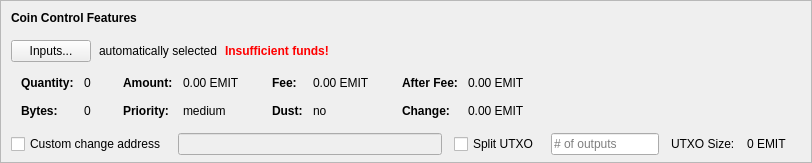
    <widget class="QFrame" name="frameCoinControl">
     <property name="sizePolicy">
      <sizepolicy hsizetype="Expanding" vsizetype="Expanding">
       <horstretch>0</horstretch>
       <verstretch>0</verstretch>
      </sizepolicy>
     </property>
     <property name="maximumSize">
      <size>
       <width>16777215</width>
       <height>16777215</height>
      </size>
     </property>
     <property name="frameShape">
      <enum>QFrame::StyledPanel</enum>
     </property>
     <property name="frameShadow">
      <enum>QFrame::Sunken</enum>
     </property>
     <layout class="QVBoxLayout" name="verticalLayoutCoinControl2">
      <property name="spacing">
       <number>0</number>
      </property>
      <property name="leftMargin">
       <number>0</number>
      </property>
      <property name="topMargin">
       <number>0</number>
      </property>
      <property name="rightMargin">
       <number>0</number>
      </property>
      <property name="bottomMargin">
       <number>6</number>
      </property>
      <item>
       <layout class="QVBoxLayout" name="verticalLayoutCoinControl" stretch="0,0,0,0,1">
        <property name="spacing">
         <number>0</number>
        </property>
        <property name="leftMargin">
         <number>10</number>
        </property>
        <property name="topMargin">
         <number>10</number>
        </property>
        <item>
         <layout class="QHBoxLayout" name="horizontalLayoutCoinControl1">
          <property name="bottomMargin">
           <number>15</number>
          </property>
          <item>
           <widget class="QLabel" name="labelCoinControlFeatures">
            <property name="sizePolicy">
             <sizepolicy hsizetype="Preferred" vsizetype="Maximum">
              <horstretch>0</horstretch>
              <verstretch>0</verstretch>
             </sizepolicy>
            </property>
            <property name="font">
             <font>
              <weight>75</weight>
              <bold>true</bold>
             </font>
            </property>
            <property name="styleSheet">
             <string notr="true">font-weight:bold;</string>
            </property>
            <property name="text">
             <string>Coin Control Features</string>
            </property>
           </widget>
          </item>
         </layout>
        </item>
        <item>
         <layout class="QHBoxLayout" name="horizontalLayoutCoinControl2" stretch="0,0,0,0">
          <property name="spacing">
           <number>8</number>
          </property>
          <property name="bottomMargin">
           <number>10</number>
          </property>
          <item>
           <widget class="QPushButton" name="pushButtonCoinControl">
            <property name="styleSheet">
             <string notr="true"/>
            </property>
            <property name="text">
             <string>Inputs...</string>
            </property>
            <property name="autoDefault">
             <bool>false</bool>
            </property>
           </widget>
          </item>
          <item>
           <widget class="QLabel" name="labelCoinControlAutomaticallySelected">
            <property name="text">
             <string>automatically selected</string>
            </property>
            <property name="margin">
             <number>5</number>
            </property>
           </widget>
          </item>
          <item>
           <widget class="QLabel" name="labelCoinControlInsuffFunds">
            <property name="font">
             <font>
              <weight>75</weight>
              <bold>true</bold>
             </font>
            </property>
            <property name="styleSheet">
             <string notr="true">color:red;font-weight:bold;</string>
            </property>
            <property name="text">
             <string>Insufficient funds!</string>
            </property>
            <property name="margin">
             <number>5</number>
            </property>
           </widget>
          </item>
          <item>
           <spacer name="horizontalSpacerCoinControl">
            <property name="orientation">
             <enum>Qt::Horizontal</enum>
            </property>
            <property name="sizeHint" stdset="0">
             <size>
              <width>40</width>
              <height>1</height>
             </size>
            </property>
           </spacer>
          </item>
         </layout>
        </item>
        <item>
         <widget class="QWidget" name="widgetCoinControl" native="true">
          <property name="sizePolicy">
           <sizepolicy hsizetype="Preferred" vsizetype="Preferred">
            <horstretch>0</horstretch>
            <verstretch>0</verstretch>
           </sizepolicy>
          </property>
          <property name="minimumSize">
           <size>
            <width>0</width>
            <height>0</height>
           </size>
          </property>
          <property name="styleSheet">
           <string notr="true"/>
          </property>
          <layout class="QHBoxLayout" name="horizontalLayoutCoinControl5">
           <property name="leftMargin">
            <number>0</number>
           </property>
           <property name="topMargin">
            <number>0</number>
           </property>
           <property name="rightMargin">
            <number>0</number>
           </property>
           <property name="bottomMargin">
            <number>0</number>
           </property>
           <item>
            <layout class="QHBoxLayout" name="horizontalLayoutCoinControl3" stretch="0,0,0,1">
             <property name="spacing">
              <number>20</number>
             </property>
             <property name="topMargin">
              <number>0</number>
             </property>
             <property name="bottomMargin">
              <number>10</number>
             </property>
             <item>
              <layout class="QFormLayout" name="formLayoutCoinControl1">
               <property name="horizontalSpacing">
                <number>10</number>
               </property>
               <property name="verticalSpacing">
                <number>14</number>
               </property>
               <property name="leftMargin">
                <number>10</number>
               </property>
               <property name="topMargin">
                <number>4</number>
               </property>
               <property name="rightMargin">
                <number>6</number>
               </property>
               <item row="0" column="0">
                <widget class="QLabel" name="labelCoinControlQuantityText">
                 <property name="font">
                  <font>
                   <weight>75</weight>
                   <bold>true</bold>
                  </font>
                 </property>
                 <property name="text">
                  <string>Quantity:</string>
                 </property>
                 <property name="margin">
                  <number>0</number>
                 </property>
                </widget>
               </item>
               <item row="0" column="1">
                <widget class="QLabel" name="labelCoinControlQuantity">
                 <property name="cursor">
                  <cursorShape>IBeamCursor</cursorShape>
                 </property>
                 <property name="contextMenuPolicy">
                  <enum>Qt::ActionsContextMenu</enum>
                 </property>
                 <property name="text">
                  <string notr="true">0</string>
                 </property>
                 <property name="margin">
                  <number>0</number>
                 </property>
                 <property name="textInteractionFlags">
                  <set>Qt::LinksAccessibleByMouse|Qt::TextSelectableByKeyboard|Qt::TextSelectableByMouse</set>
                 </property>
                </widget>
               </item>
               <item row="1" column="0">
                <widget class="QLabel" name="labelCoinControlBytesText">
                 <property name="font">
                  <font>
                   <weight>75</weight>
                   <bold>true</bold>
                  </font>
                 </property>
                 <property name="text">
                  <string>Bytes:</string>
                 </property>
                </widget>
               </item>
               <item row="1" column="1">
                <widget class="QLabel" name="labelCoinControlBytes">
                 <property name="cursor">
                  <cursorShape>IBeamCursor</cursorShape>
                 </property>
                 <property name="contextMenuPolicy">
                  <enum>Qt::ActionsContextMenu</enum>
                 </property>
                 <property name="text">
                  <string notr="true">0</string>
                 </property>
                 <property name="textInteractionFlags">
                  <set>Qt::LinksAccessibleByMouse|Qt::TextSelectableByKeyboard|Qt::TextSelectableByMouse</set>
                 </property>
                </widget>
               </item>
              </layout>
             </item>
             <item>
              <layout class="QFormLayout" name="formLayoutCoinControl2">
               <property name="horizontalSpacing">
                <number>10</number>
               </property>
               <property name="verticalSpacing">
                <number>14</number>
               </property>
               <property name="leftMargin">
                <number>6</number>
               </property>
               <property name="topMargin">
                <number>4</number>
               </property>
               <property name="rightMargin">
                <number>6</number>
               </property>
               <item row="0" column="0">
                <widget class="QLabel" name="labelCoinControlAmountText">
                 <property name="font">
                  <font>
                   <weight>75</weight>
                   <bold>true</bold>
                  </font>
                 </property>
                 <property name="text">
                  <string>Amount:</string>
                 </property>
                 <property name="margin">
                  <number>0</number>
                 </property>
                </widget>
               </item>
               <item row="0" column="1">
                <widget class="QLabel" name="labelCoinControlAmount">
                 <property name="cursor">
                  <cursorShape>IBeamCursor</cursorShape>
                 </property>
                 <property name="contextMenuPolicy">
                  <enum>Qt::ActionsContextMenu</enum>
                 </property>
                 <property name="text">
                  <string notr="true">0.00 EMIT</string>
                 </property>
                 <property name="textInteractionFlags">
                  <set>Qt::LinksAccessibleByMouse|Qt::TextSelectableByKeyboard|Qt::TextSelectableByMouse</set>
                 </property>
                </widget>
               </item>
               <item row="1" column="0">
                <widget class="QLabel" name="labelCoinControlPriorityText">
                 <property name="font">
                  <font>
                   <weight>75</weight>
                   <bold>true</bold>
                  </font>
                 </property>
                 <property name="text">
                  <string>Priority:</string>
                 </property>
                </widget>
               </item>
               <item row="1" column="1">
                <widget class="QLabel" name="labelCoinControlPriority">
                 <property name="cursor">
                  <cursorShape>IBeamCursor</cursorShape>
                 </property>
                 <property name="contextMenuPolicy">
                  <enum>Qt::ActionsContextMenu</enum>
                 </property>
                 <property name="text">
                  <string>medium</string>
                 </property>
                 <property name="textInteractionFlags">
                  <set>Qt::LinksAccessibleByMouse|Qt::TextSelectableByKeyboard|Qt::TextSelectableByMouse</set>
                 </property>
                </widget>
               </item>
              </layout>
             </item>
             <item>
              <layout class="QFormLayout" name="formLayoutCoinControl3">
               <property name="horizontalSpacing">
                <number>10</number>
               </property>
               <property name="verticalSpacing">
                <number>14</number>
               </property>
               <property name="leftMargin">
                <number>6</number>
               </property>
               <property name="topMargin">
                <number>4</number>
               </property>
               <property name="rightMargin">
                <number>6</number>
               </property>
               <item row="0" column="0">
                <widget class="QLabel" name="labelCoinControlFeeText">
                 <property name="font">
                  <font>
                   <weight>75</weight>
                   <bold>true</bold>
                  </font>
                 </property>
                 <property name="text">
                  <string>Fee:</string>
                 </property>
                 <property name="margin">
                  <number>0</number>
                 </property>
                </widget>
               </item>
               <item row="0" column="1">
                <widget class="QLabel" name="labelCoinControlFee">
                 <property name="cursor">
                  <cursorShape>IBeamCursor</cursorShape>
                 </property>
                 <property name="contextMenuPolicy">
                  <enum>Qt::ActionsContextMenu</enum>
                 </property>
                 <property name="text">
                  <string notr="true">0.00 EMIT</string>
                 </property>
                 <property name="textInteractionFlags">
                  <set>Qt::LinksAccessibleByMouse|Qt::TextSelectableByKeyboard|Qt::TextSelectableByMouse</set>
                 </property>
                </widget>
               </item>
               <item row="1" column="0">
                <widget class="QLabel" name="labelCoinControlLowOutputText">
                 <property name="font">
                  <font>
                   <weight>75</weight>
                   <bold>true</bold>
                  </font>
                 </property>
                 <property name="text">
                  <string>Dust:</string>
                 </property>
                </widget>
               </item>
               <item row="1" column="1">
                <widget class="QLabel" name="labelCoinControlLowOutput">
                 <property name="cursor">
                  <cursorShape>IBeamCursor</cursorShape>
                 </property>
                 <property name="contextMenuPolicy">
                  <enum>Qt::ActionsContextMenu</enum>
                 </property>
                 <property name="text">
                  <string>no</string>
                 </property>
                 <property name="textInteractionFlags">
                  <set>Qt::LinksAccessibleByMouse|Qt::TextSelectableByKeyboard|Qt::TextSelectableByMouse</set>
                 </property>
                </widget>
               </item>
              </layout>
             </item>
             <item>
              <layout class="QFormLayout" name="formLayoutCoinControl4">
               <property name="horizontalSpacing">
                <number>10</number>
               </property>
               <property name="verticalSpacing">
                <number>14</number>
               </property>
               <property name="leftMargin">
                <number>6</number>
               </property>
               <property name="topMargin">
                <number>4</number>
               </property>
               <property name="rightMargin">
                <number>6</number>
               </property>
               <item row="0" column="0">
                <widget class="QLabel" name="labelCoinControlAfterFeeText">
                 <property name="font">
                  <font>
                   <weight>75</weight>
                   <bold>true</bold>
                  </font>
                 </property>
                 <property name="text">
                  <string>After Fee:</string>
                 </property>
                 <property name="margin">
                  <number>0</number>
                 </property>
                </widget>
               </item>
               <item row="0" column="1">
                <widget class="QLabel" name="labelCoinControlAfterFee">
                 <property name="cursor">
                  <cursorShape>IBeamCursor</cursorShape>
                 </property>
                 <property name="contextMenuPolicy">
                  <enum>Qt::ActionsContextMenu</enum>
                 </property>
                 <property name="text">
                  <string notr="true">0.00 EMIT</string>
                 </property>
                 <property name="textInteractionFlags">
                  <set>Qt::LinksAccessibleByMouse|Qt::TextSelectableByKeyboard|Qt::TextSelectableByMouse</set>
                 </property>
                </widget>
               </item>
               <item row="1" column="0">
                <widget class="QLabel" name="labelCoinControlChangeText">
                 <property name="font">
                  <font>
                   <weight>75</weight>
                   <bold>true</bold>
                  </font>
                 </property>
                 <property name="text">
                  <string>Change:</string>
                 </property>
                </widget>
               </item>
               <item row="1" column="1">
                <widget class="QLabel" name="labelCoinControlChange">
                 <property name="cursor">
                  <cursorShape>IBeamCursor</cursorShape>
                 </property>
                 <property name="contextMenuPolicy">
                  <enum>Qt::ActionsContextMenu</enum>
                 </property>
                 <property name="text">
                  <string notr="true">0.00 EMIT</string>
                 </property>
                 <property name="textInteractionFlags">
                  <set>Qt::LinksAccessibleByMouse|Qt::TextSelectableByKeyboard|Qt::TextSelectableByMouse</set>
                 </property>
                </widget>
               </item>
              </layout>
             </item>
            </layout>
           </item>
          </layout>
         </widget>
        </item>
        <item>
         <layout class="QHBoxLayout" name="horizontalLayoutCoinControl4" stretch="0,0,0,0,0,0,0">
          <property name="spacing">
           <number>12</number>
          </property>
          <property name="sizeConstraint">
           <enum>QLayout::SetDefaultConstraint</enum>
          </property>
          <property name="topMargin">
           <number>5</number>
          </property>
          <property name="rightMargin">
           <number>5</number>
          </property>
          <item>
           <widget class="QCheckBox" name="checkBoxCoinControlChange">
            <property name="toolTip">
             <string>If this is activated, but the change address is empty or invalid, change will be sent to a newly generated address.</string>
            </property>
            <property name="text">
             <string>Custom change address</string>
            </property>
           </widget>
          </item>
          <item>
           <widget class="QValidatedLineEdit" name="lineEditCoinControlChange">
            <property name="enabled">
             <bool>false</bool>
            </property>
            <property name="sizePolicy">
             <sizepolicy hsizetype="Expanding" vsizetype="Fixed">
              <horstretch>0</horstretch>
              <verstretch>0</verstretch>
             </sizepolicy>
            </property>
           </widget>
          </item>
          <item>
           <widget class="QCheckBox" name="splitBlockCheckBox">
            <property name="text">
             <string>Split UTXO</string>
            </property>
           </widget>
          </item>
          <item>
           <widget class="QLineEdit" name="splitBlockLineEdit">
            <property name="sizePolicy">
             <sizepolicy hsizetype="Fixed" vsizetype="Fixed">
              <horstretch>50</horstretch>
              <verstretch>0</verstretch>
             </sizepolicy>
            </property>
            <property name="placeholderText">
             <string># of outputs</string>
            </property>
           </widget>
          </item>
          <item>
           <widget class="QLabel" name="labelBlockSizeText">
            <property name="text">
             <string>UTXO Size:</string>
            </property>
           </widget>
          </item>
          <item>
           <widget class="QLabel" name="labelBlockSize">
            <property name="text">
             <string>0 EMIT</string>
            </property>
           </widget>
          </item>
          <item>
           <widget class="QLabel" name="labelCoinControlChangeLabel">
            <property name="sizePolicy">
             <sizepolicy hsizetype="Preferred" vsizetype="Expanding">
              <horstretch>0</horstretch>
              <verstretch>0</verstretch>
             </sizepolicy>
            </property>
            <property name="minimumSize">
             <size>
              <width>0</width>
              <height>0</height>
             </size>
            </property>
            <property name="text">
             <string/>
            </property>
            <property name="margin">
             <number>3</number>
            </property>
           </widget>
          </item>
         </layout>
        </item>
        <item>
         <spacer name="verticalSpacerCoinControl">
          <property name="orientation">
           <enum>Qt::Vertical</enum>
          </property>
          <property name="sizeHint" stdset="0">
           <size>
            <width>800</width>
            <height>1</height>
           </size>
          </property>
         </spacer>
        </item>
       </layout>
      </item>
     </layout>
    </widget>
